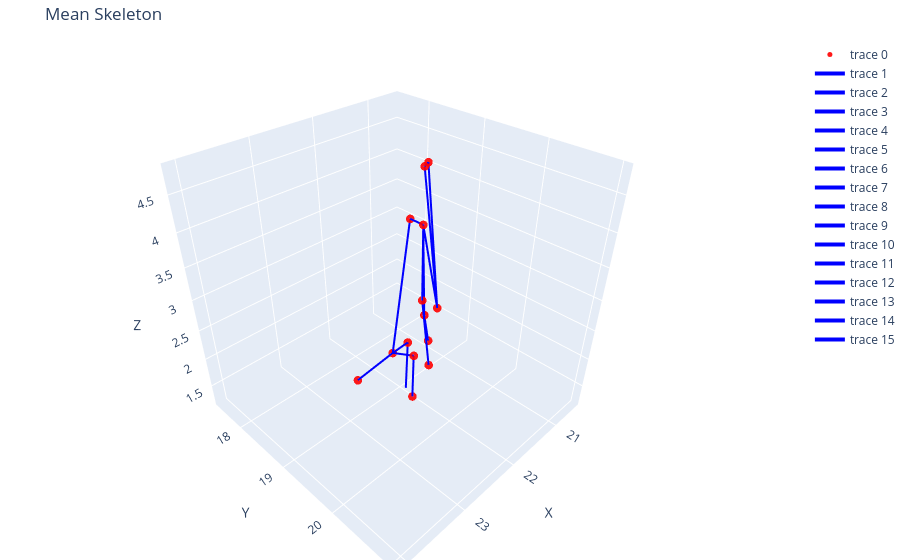

The notebook cell this image was saved under:
### Code cell
from analyze_data_3d_utils.SkelVisualizer import draw_mean_skeleton

# visualize mean skeleton to check correction effect.
# all_coords = np.concatenate(list(raw_coord_dict.values()), axis=0)
draw_mean_skeleton(coord_dict['G1M1D1'], joint_names, skel_conns)
# draw_mean_skeleton(raw_coord_dict['G1M1D1'], joint_names, skel_conns)

### Figure 1 — Plotly figure (JSON) as saved in the notebook; plotly's stock layout.template omitted (floating-point values rounded to 4 significant figures)
{"data": [{"marker": {"color": "red", "opacity": 0.9, "size": 5}, "mode": "markers", "type": "scatter3d", "x": [22.13, 22.0, 21.92, 22.07, 22.1, 22.2, 22.72, 21.94, 22.04, 21.88, 21.95, 22.02, 22.07, 21.95, 21.96], "y": [19.51, 19.45, 19.6, 19.46, 19.26, 19.06, 18.87, 19.51, 19.45, 19.43, 19.41, 19.29, 19.35, 19.08, 19.12], "z": [4.889, 4.88, 2.873, 4.11, 4.125, 1.951, 1.642, 1.84, 2.982, 2.204, 2.668, 1.136, 1.997, 1.128, 2.036]}, {"line": {"color": "blue", "width": 4}, "mode": "lines", "type": "scatter3d", "x": [22.13, 21.92], "y": [19.51, 19.6], "z": [4.889, 2.873]}, {"line": {"color": "blue", "width": 4}, "mode": "lines", "type": "scatter3d", "x": [22.0, 21.92], "y": [19.45, 19.6], "z": [4.88, 2.873]}, {"line": {"color": "blue", "width": 4}, "mode": "lines", "type": "scatter3d", "x": [22.13, 22.0], "y": [19.51, 19.45], "z": [4.889, 4.88]}, {"line": {"color": "blue", "width": 4}, "mode": "lines", "type": "scatter3d", "x": [21.92, 22.07], "y": [19.6, 19.46], "z": [2.873, 4.11]}, {"line": {"color": "blue", "width": 4}, "mode": "lines", "type": "scatter3d", "x": [22.07, 22.1], "y": [19.46, 19.26], "z": [4.11, 4.125]}, {"line": {"color": "blue", "width": 4}, "mode": "lines", "type": "scatter3d", "x": [22.1, 22.2], "y": [19.26, 19.06], "z": [4.125, 1.951]}, {"line": {"color": "blue", "width": 4}, "mode": "lines", "type": "scatter3d", "x": [22.2, 22.72], "y": [19.06, 18.87], "z": [1.951, 1.642]}, {"line": {"color": "blue", "width": 4}, "mode": "lines", "type": "scatter3d", "x": [22.07, 22.04], "y": [19.46, 19.45], "z": [4.11, 2.982]}, {"line": {"color": "blue", "width": 4}, "mode": "lines", "type": "scatter3d", "x": [22.04, 21.94], "y": [19.45, 19.51], "z": [2.982, 1.84]}, {"line": {"color": "blue", "width": 4}, "mode": "lines", "type": "scatter3d", "x": [22.07, 21.95], "y": [19.46, 19.41], "z": [4.11, 2.668]}, {"line": {"color": "blue", "width": 4}, "mode": "lines", "type": "scatter3d", "x": [21.95, 21.88], "y": [19.41, 19.43], "z": [2.668, 2.204]}, {"line": {"color": "blue", "width": 4}, "mode": "lines", "type": "scatter3d", "x": [22.2, 22.07], "y": [19.06, 19.35], "z": [1.951, 1.997]}, {"line": {"color": "blue", "width": 4}, "mode": "lines", "type": "scatter3d", "x": [22.07, 22.02], "y": [19.35, 19.29], "z": [1.997, 1.136]}, {"line": {"color": "blue", "width": 4}, "mode": "lines", "type": "scatter3d", "x": [22.2, 21.96], "y": [19.06, 19.12], "z": [1.951, 2.036]}, {"line": {"color": "blue", "width": 4}, "mode": "lines", "type": "scatter3d", "x": [21.96, 21.95], "y": [19.12, 19.08], "z": [2.036, 1.128]}], "layout": {"margin": {"b": 0, "l": 0, "r": 0, "t": 40}, "scene": {"aspectmode": "cube", "xaxis": {"range": [20.42, 24.18], "title": {"text": "X"}}, "yaxis": {"range": [17.36, 21.12], "title": {"text": "Y"}}, "zaxis": {"range": [1.128, 4.889], "title": {"text": "Z"}}}, "title": {"text": "Mean Skeleton"}}}
